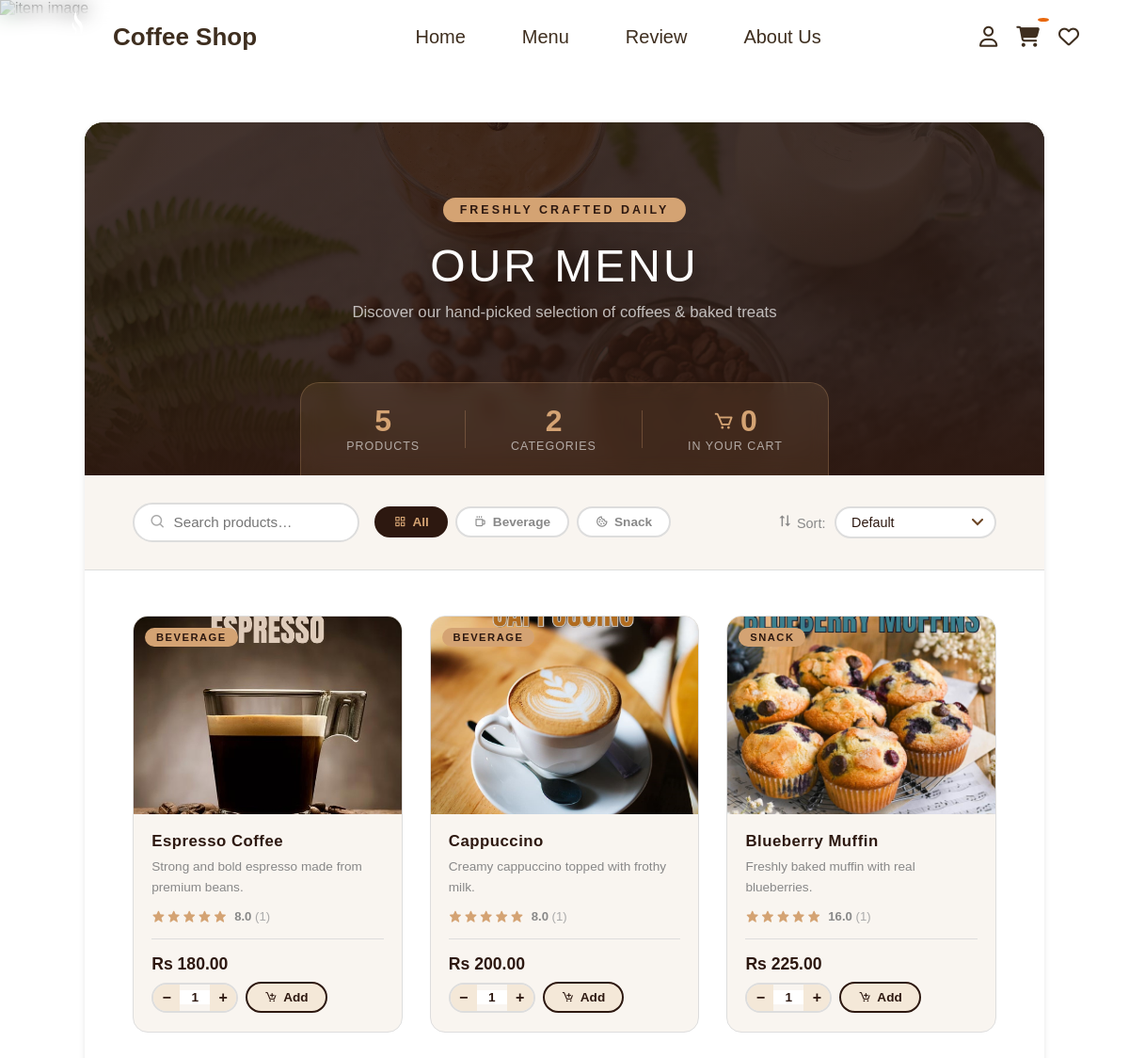
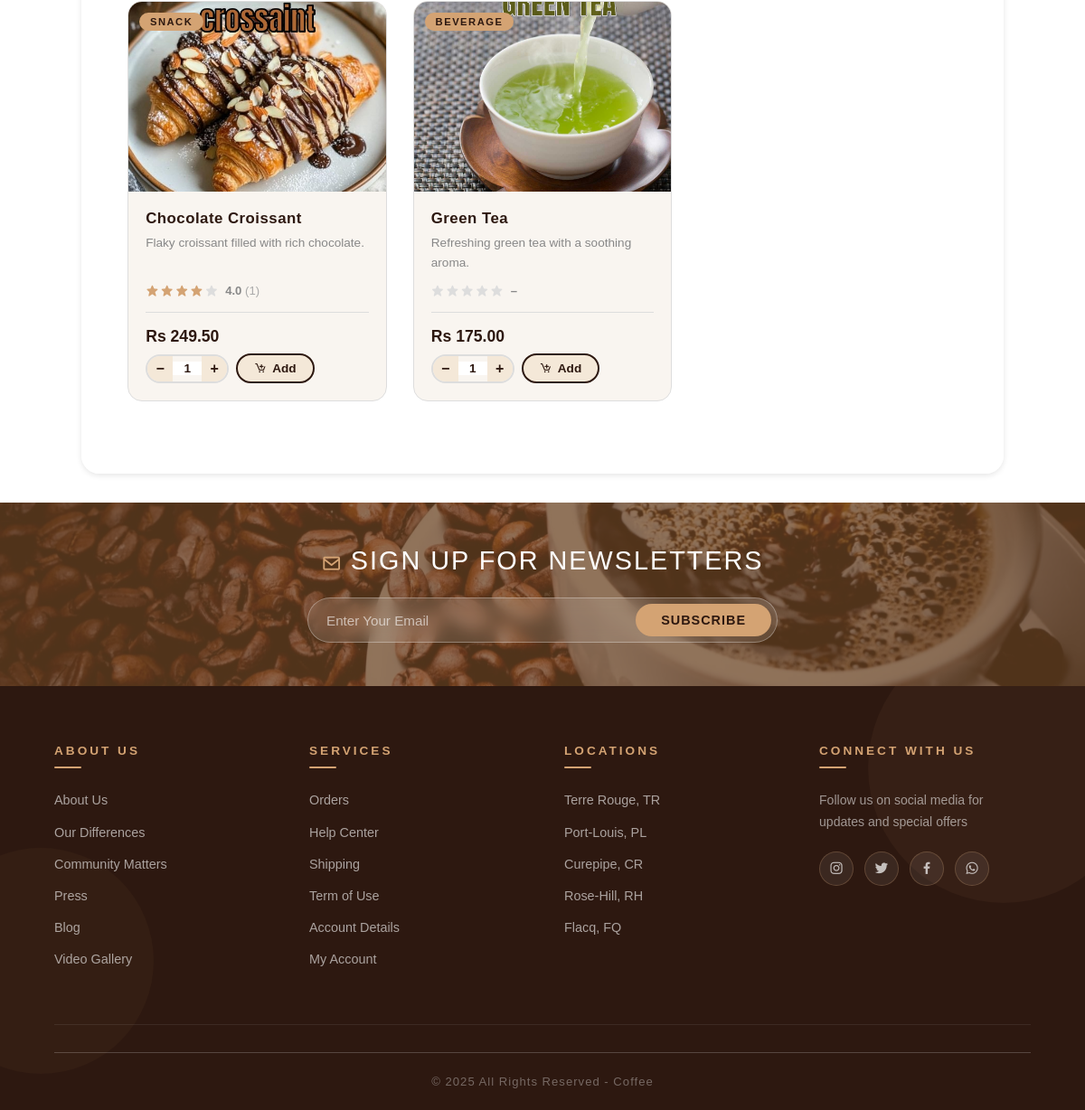
Screenshot of /pages/view_product.php (signed in) with the database file from the repository (2 pictures, top to bottom).
### tables this page shows
CREATE TABLE `product` (
  `Product_id` int(11) NOT NULL,
  `name` varchar(250) NOT NULL,
  `description` text NOT NULL,
  `price` decimal(10,2) NOT NULL,
  `stock_quantity` int(11) NOT NULL,
  `category` varchar(20) NOT NULL,
  `Visible_on_website` tinyint(1) NOT NULL DEFAULT 1,
  `image_source` varchar(255) NOT NULL
);

### pages/view_product.php (the view, shortened to what this page needs)
<?php
    include('../assets/includes/connect.php');
    $user_id = $_SESSION['user_id'] ?? null;
    $category = $_GET['category'] ?? 'all';
    $sort     = $_GET['sort']     ?? 'default';
    $search   = trim($_GET['search'] ?? '');
    $where  = ["p.Visible_on_website = 1"];
    $params = [];
    $order_by = match($sort) {
        'price_asc'  => 'p.price ASC',
        'price_desc' => 'p.price DESC',
        'name_asc'   => 'p.name ASC',
        'rating'     => 'avg_rating DESC',
        default      => 'p.Product_id ASC',
    };
    $sql = "
        SELECT p.*,
               ROUND(AVG(r.Rating), 1) AS avg_rating,
               COUNT(r.Rating)         AS review_count
        FROM product p
        LEFT JOIN review r ON r.Product_id = p.Product_id
        WHERE " . implode(' AND ', $where) . "
        GROUP BY p.Product_id
        ORDER BY $order_by
    ";
    $stmt = $conn->prepare($sql);
    $stmt->execute($params);
    $products = $stmt->fetchAll(PDO::FETCH_ASSOC);
    $cat_stmt = $conn->query("SELECT DISTINCT category FROM product WHERE Visible_on_website = 1 ORDER BY category");
    $categories = $cat_stmt->fetchAll(PDO::FETCH_COLUMN);
    $cart_count = 0;
    if ($user_id) {
        $cc = $conn->prepare("SELECT SUM(quantity) FROM cart WHERE user_id = ?");
        $cc->execute([$user_id]);
        $cart_count = (int)$cc->fetchColumn();
    }
?>
<!DOCTYPE html>
<html lang="en">
<head>
    <link rel="stylesheet" href="../assets/css/header.css?v=<?php echo time(); ?>">
    <link rel="stylesheet" href="../assets/css/view_product.css?v=<?php echo time(); ?>">
    <link rel="stylesheet" href="../assets/css/footer.css?v=<?php echo time(); ?>">
    <img src="../assets/images/productimages/<?php echo $item['image_source']; ?>" alt="item image">
    <link href="https://unpkg.com/boxicons@2.1.4/css/boxicons.min.css" rel="stylesheet">
</head>
<body>
    <?php include('../assets/includes/header.php'); ?>
    <div style="height: 80px; width: 100%;"></div>
    <div class="main">
        <section class="products-hero">
            <div class="hero-overlay"></div>
            <div class="hero-text">
                <span class="hero-tag">Freshly Crafted Daily</span>
                <h1>Our Menu</h1>
                <p>Discover our hand-picked selection of coffees &amp; baked treats</p>
            </div>
            <div class="stats-bar">
                <div class="stat">
                    <span class="stat-num"><?php echo count($products); ?></span>
                    <span class="stat-label">Products</span>
                </div>
                <div class="stat">
                    <span class="stat-num"><?php echo count($categories); ?></span>
                    <span class="stat-label">Categories</span>
                </div>
                <div class="stat">
                    <a href="cart.php" class="stat-cart">
                        <i class="bx bx-cart"></i>
                        <span class="stat-num"><?php echo $cart_count; ?></span>
                    </a>
                    <span class="stat-label">In Your Cart</span>
                </div>
            </div>
        </section>
        <section class="filters-section">
            <form method="GET" class="search-bar" id="filterForm">
                <div class="search-wrap">
                    <i class="bx bx-search"></i>
                    <input type="text" name="search" placeholder="Search products…"
                           value="<?php echo htmlspecialchars($search); ?>">
                </div>
                <div class="category-pills">
                    <a href="?category=all&sort=<?php echo $sort; ?>&search=<?php echo urlencode($search); ?>"
                       class="pill <?php echo $category === 'all' ? 'active' : ''; ?>">
                        <i class="bx bx-grid-alt"></i> All
                    </a>
                    <?php foreach ($categories as $cat): ?>
                    <a href="?category=<?php echo urlencode($cat); ?>&sort=<?php echo $sort; ?>&search=<?php echo urlencode($search); ?>"
                       class="pill <?php echo $category === $cat ? 'active' : ''; ?>">
                        <?php
                            $icons = ['Beverage' => 'bx-coffee', 'Snack' => 'bx-cookie', 'Food' => 'bx-dish'];
                            $icon  = $icons[$cat] ?? 'bx-tag';
                        ?>
                        <i class="bx <?php echo $icon; ?>"></i>
                        <?php echo htmlspecialchars($cat); ?>
                    </a>
                    <?php endforeach; ?>
                </div>
                <div class="sort-wrap">
                    <label><i class="bx bx-sort-alt-2"></i> Sort:</label>
                    <select name="sort" onchange="this.form.submit()">
                        <option value="default"    <?php echo $sort==='default'    ? 'selected':''; ?>>Default</option>
                    </select>
                </div>
            </form>
        </section>
        <section class="products-section">
            <?php if (empty($products)): ?>
            <div class="no-products">
                <i class="bx bx-search-alt"></i>
                <h3>No products found</h3>
                <p>Try a different search or category.</p>
                <a href="view_product.php" class="btn">Clear Filters</a>
            </div>
            <?php else: ?>
            <div class="products-grid">
                <?php foreach ($products as $p):
                    $stars      = round($p['avg_rating'] ?? 0);
                    $avg        = $p['avg_rating'] ? number_format($p['avg_rating'], 1) : '–';
                    $out        = $p['stock_quantity'] == 0;
                ?>
                <div class="product-card <?php echo $out ? 'out-of-stock' : ''; ?>">
                    <div class="card-image">
                        <img src="../assets/images/<?php echo htmlspecialchars($p['image_source']); ?>"
                             alt="<?php echo htmlspecialchars($p['name']); ?>"
                             onerror="this.src='../assets/images/placeholder.jpg'">
                        <span class="category-badge"><?php echo htmlspecialchars($p['category']); ?></span>
                    </div>
                    <div class="card-body">
                        <a href="product_detail.php?id=<?php echo $p['Product_id']; ?>" class="card-title-link">
                        <h3 class="card-title"><?php echo htmlspecialchars($p['name']); ?></h3>
                    </a>
                        <p class="card-desc"><?php echo htmlspecialchars($p['description']); ?></p>
                        <div class="card-rating">
                            <div class="stars">
                                <?php for ($i = 1; $i <= 5; $i++): ?>
                                    <i class="bx bxs-star <?php echo $i <= $stars ? 'filled' : 'empty'; ?>"></i>
                                <?php endfor; ?>
                            </div>
                            <span class="rating-text">
                                <?php echo $avg; ?>
                                <?php if ($p['review_count'] > 0): ?>
                                    <span class="review-count">(<?php echo $p['review_count']; ?>)</span>
                                <?php endif; ?>
                            </span>
                        </div>
                        <div class="card-footer">
                            <span class="price">Rs <?php echo number_format($p['price'], 2); ?></span>
                            <?php if (!$out): ?>
                            <form method="POST" class="add-cart-form">
                                <div class="qty-wrap">
                                    <button type="button" class="qty-btn" onclick="changeQty(this,-1)">−</button>
                                    <input type="number" name="quantity" value="1" min="1"
                                           max="<?php echo $p['stock_quantity']; ?>" class="qty-input" readonly>
                                    <button type="button" class="qty-btn" onclick="changeQty(this,1)">+</button>
                                </div>
                                <button type="submit" name="add_to_cart" class="btn add-btn">
                                    <i class="bx bx-cart-add"></i> Add
                                </button>
                            </form>
                            <?php else: ?>
                            <span class="out-label">Unavailable</span>
                            <?php endif; ?>
                        </div>
                    </div>
                </div>
                <?php endforeach; ?>
            </div>
            <?php endif; ?>
        </section>
    </div>
    <?php include('../assets/includes/footer.php'); ?>
</body>
</html>

### assets/css/header.css (style rules this page uses)
html, body { margin: 0; padding: 0; overflow-x: hidden; font-family: Arial, sans-serif; }
* { box-sizing: border-box; }

### assets/css/footer.css (style rules this page uses)
* { margin: 0; padding: 0; box-sizing: border-box; }
body { display: flex; flex-direction: column; min-height: 100vh; margin: 0; }
.main { flex: 1; }
html { font-size: 16px; -ms-overflow-style: scrollbar; -webkit-tap-highlight-color: transparent; -font-family: sans-serif; --ms-text-size-adjust: 100%; -webkit-text-size-adjust: 100%; }

### rows the page displays
product: image_source (picture), category "BEVERAGE", name "Espresso Coffee", description "Strong and bold espresso made from premium beans.", avg "8.0", review_count "1", price "180.00"
product: image_source (picture), category "BEVERAGE", name "Cappuccino", description "Creamy cappuccino topped with frothy milk.", avg "8.0", review_count "1", price "200.00"
product: image_source (picture), category "SNACK", name "Blueberry Muffin", description "Freshly baked muffin with real blueberries.", avg "16.0", review_count "1", price "225.00"
product: image_source (picture), category "SNACK", name "Chocolate Croissant", description "Flaky croissant filled with rich chocolate.", avg "4.0", review_count "1", price "249.50"
product: image_source (picture), category "BEVERAGE", name "Green Tea", description "Refreshing green tea with a soothing aroma.", avg "–", price "175.00"

### other values shown
count($products) "5"
count($categories) "2"
$cart_count "0"
$cat "Beverage"
$cat "Snack"
